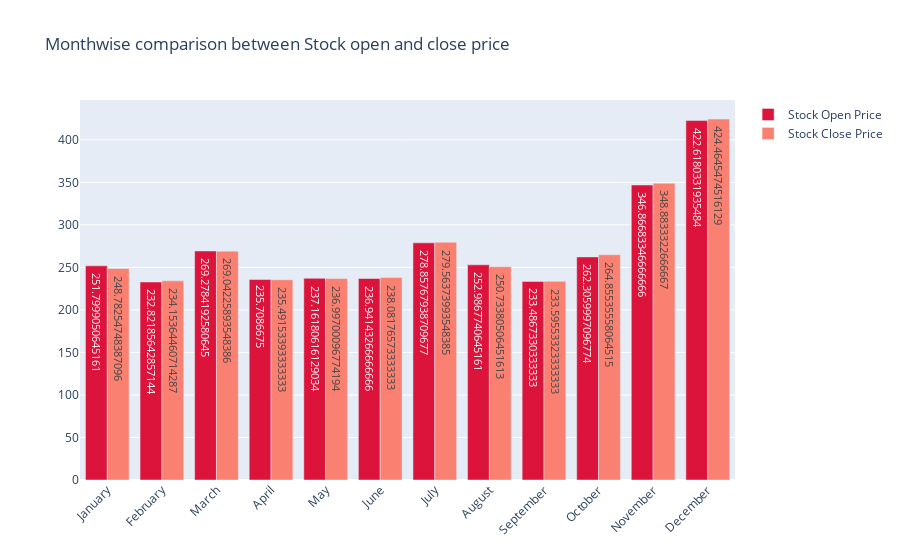

Notebook cell for this chart:
### Code cell
fig = go.Figure()

fig.add_trace(go.Bar( #add_trace digunakan untuk menambahkan trace baru ke dalam figure & go.Bar digunakan untuk membuat diagram batang.
    x=monthvise.index, #menentukan sumbu x sebagai indeks dari DataFrame monthvise.
    y=monthvise['Open'], #menentukan sumbu y sebagai nilai dari kolom Open dalam DataFrame
    name='Stock Open Price',
    marker_color='crimson',
    text=monthvise['Open'],  # Menambahkan nilai
    textposition='inside'   # Menampilkan nilai di luar batang
))
fig.add_trace(go.Bar(
    x=monthvise.index,
    y=monthvise['Close'],
    name='Stock Close Price',
    marker_color='salmon',
    text=monthvise['Close'],  # Menambahkan nilai
    textposition='inside'    # Menampilkan nilai di luar batang
))

fig.update_layout(barmode='group', xaxis_tickangle=-45, 
                  title='Monthwise comparison between Stock open and close price')
# update_layout digunakan untuk memperbarui tata letak grafik.
# barmode='group' mengatur mode batang menjadi grup, sehingga batang untuk harga buka dan tutup akan dikelompokkan bersama.
# xaxis_tickangle=-45 mengatur sudut rotasi label sumbu x menjadi -45 derajat.
# title='Monthwise comparison between Stock open and close price' menetapkan judul grafik.

fig.show()

### Figure 1 — Plotly figure (JSON) as saved in the notebook; plotly's stock layout.template omitted (floating-point values rounded to 4 significant figures)
{"data": [{"marker": {"color": "crimson"}, "name": "Stock Open Price", "text": [251.8, 232.8, 269.3, 235.7, 237.2, 236.9, 278.9, 253.0, 233.5, 262.3, 346.9, 422.6], "textposition": "inside", "type": "bar", "x": ["January", "February", "March", "April", "May", "June", "July", "August", "September", "October", "November", "December"], "y": [251.8, 232.8, 269.3, 235.7, 237.2, 236.9, 278.9, 253.0, 233.5, 262.3, 346.9, 422.6]}, {"marker": {"color": "salmon"}, "name": "Stock Close Price", "text": [248.8, 234.2, 269.0, 235.5, 237.0, 238.1, 279.6, 250.7, 233.6, 264.9, 348.9, 424.5], "textposition": "inside", "type": "bar", "x": ["January", "February", "March", "April", "May", "June", "July", "August", "September", "October", "November", "December"], "y": [248.8, 234.2, 269.0, 235.5, 237.0, 238.1, 279.6, 250.7, 233.6, 264.9, 348.9, 424.5]}], "layout": {"barmode": "group", "title": {"text": "Monthwise comparison between Stock open and close price"}, "xaxis": {"tickangle": -45}}}
